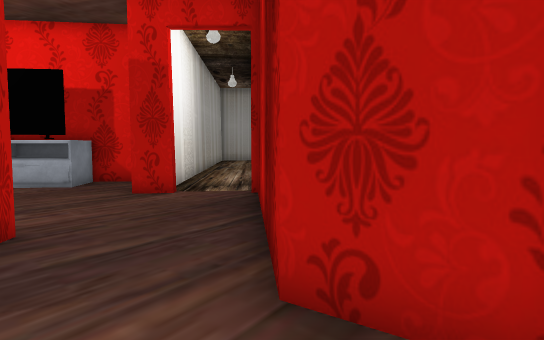
View 1 (above)

24 first-person views from a walk through a 3-D level made in the Unity game engine. The camera is 1.4 m above the floor, tilts 4° down and sees 75° across. Doors are open. The floor is counted in squares, 1 m on a side. Each view is taken from the middle of a square. On the plan, view 1 faces up. The plan holds only what a view shows up to about 15 squares ahead; the rest is blank. The place goes on beyond the plan. The player is left out. Some surface patterns are stand-ins.

View 2
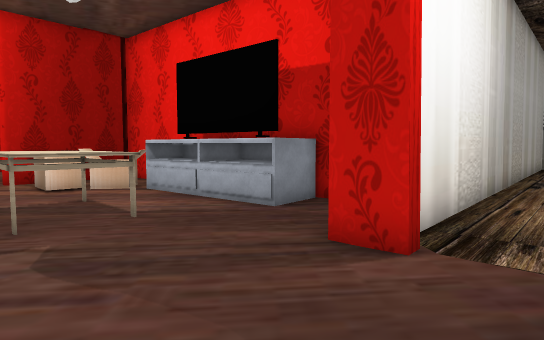

View 3
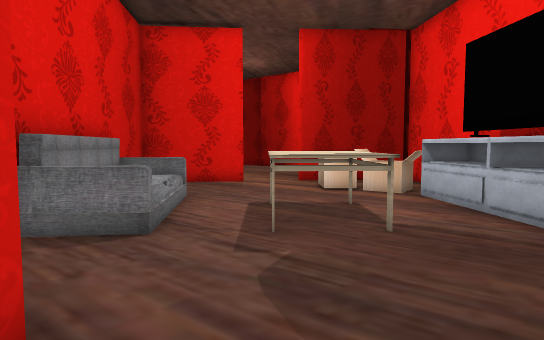

View 4
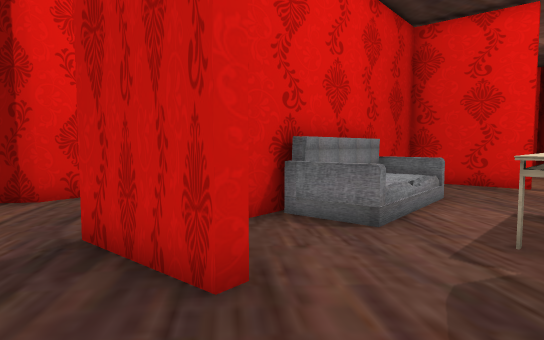

View 5
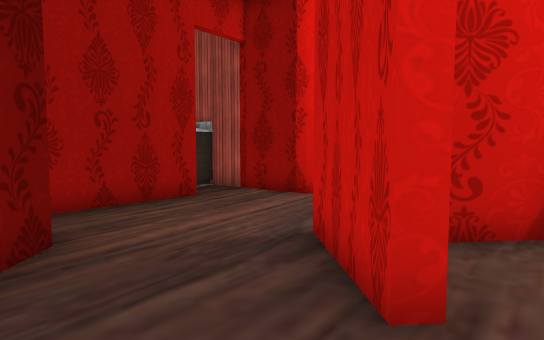

View 6
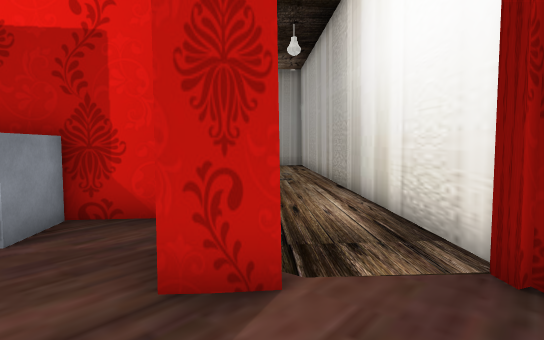

View 7
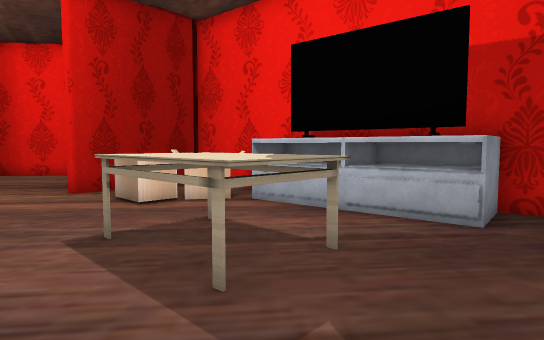

View 8
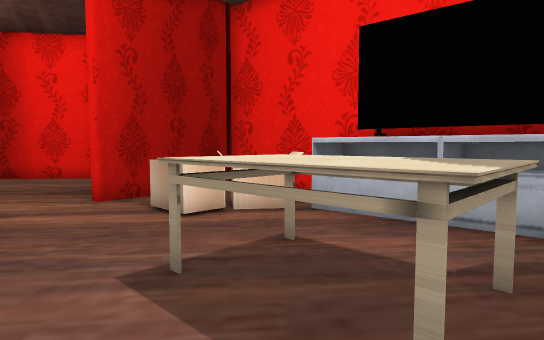

View 9
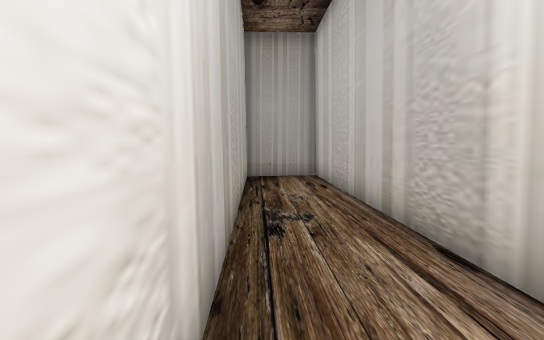

View 10
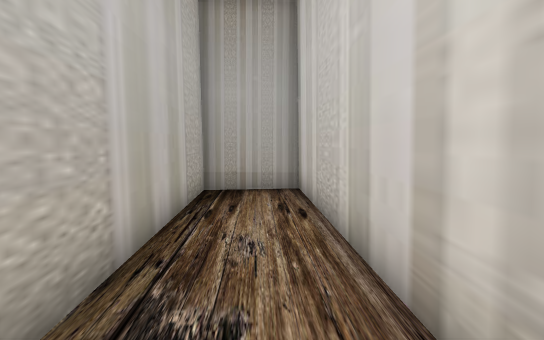

View 11
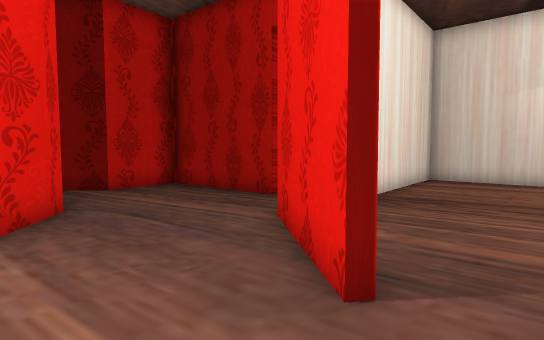

View 12
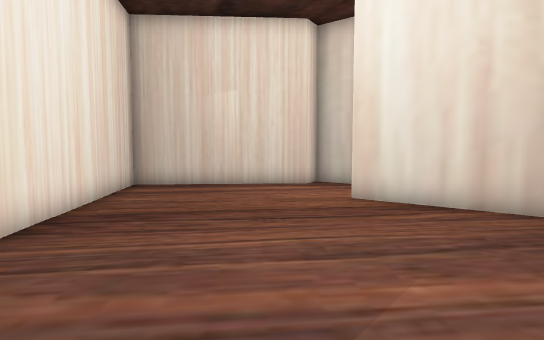

View 13
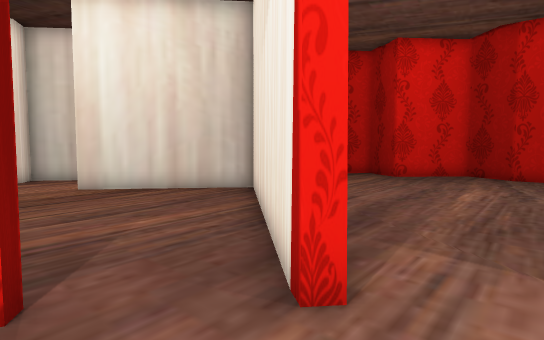

View 14
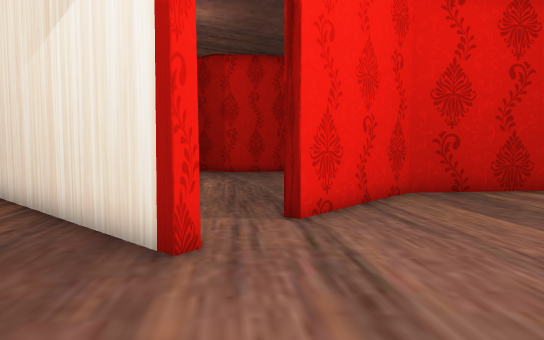

View 15
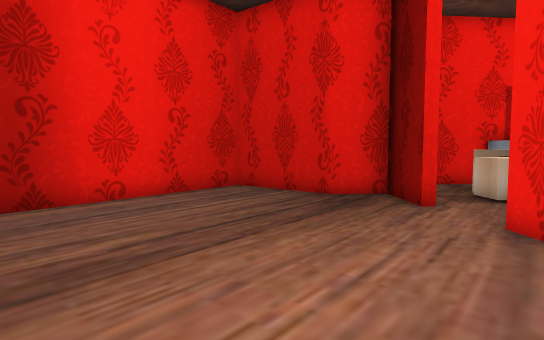

View 16
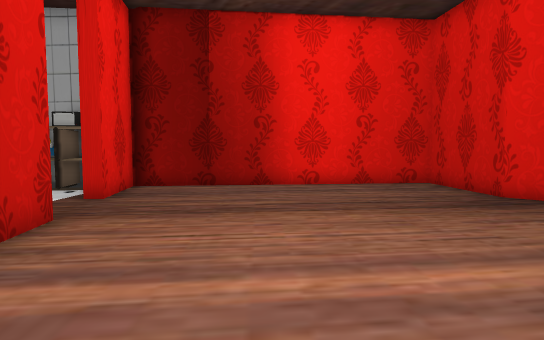

View 17
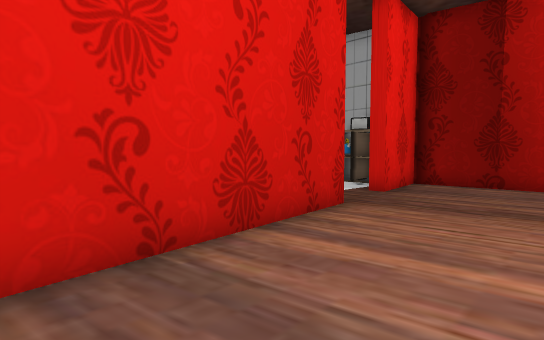

View 18
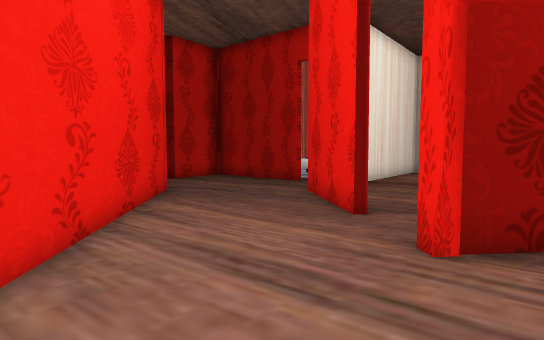

View 19
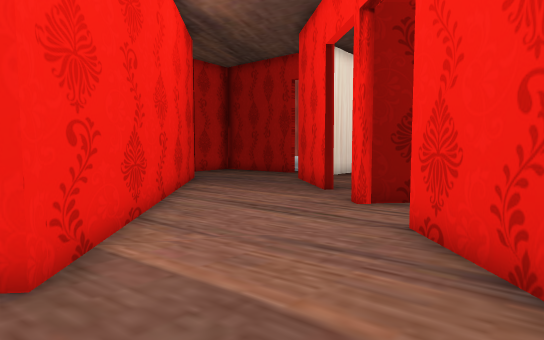

View 20
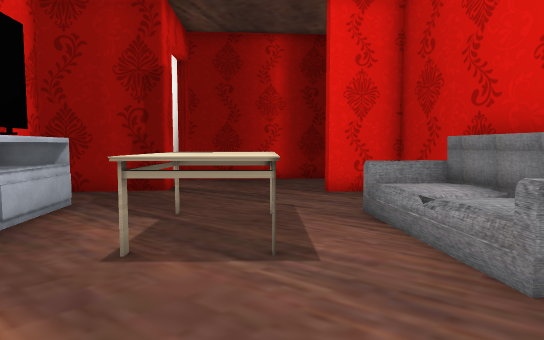

View 21
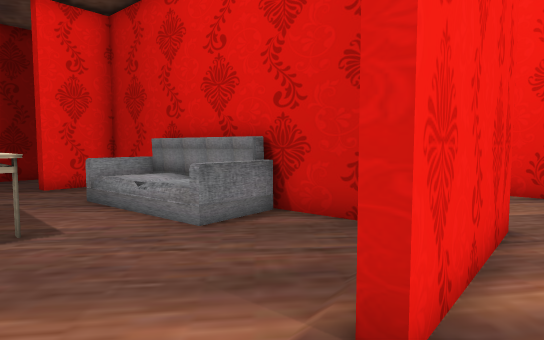

View 22
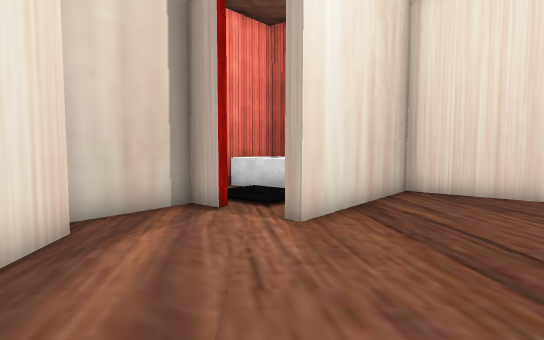

View 23
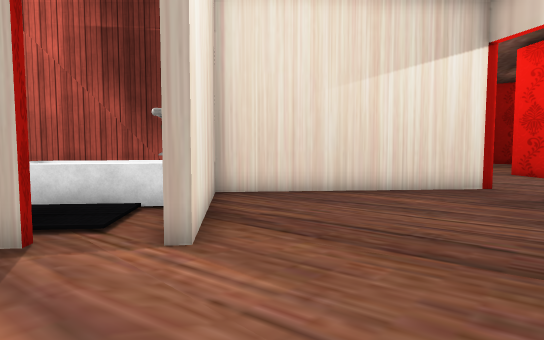

View 24
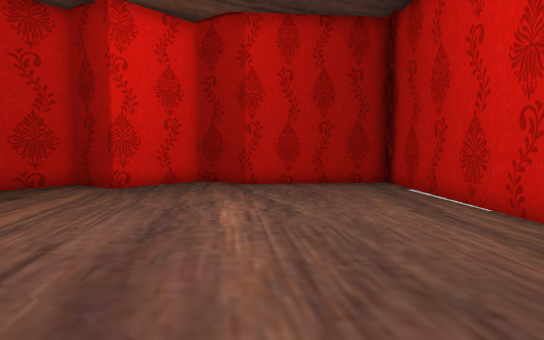

### Floor plan
Ten units are one square. View 1 is at (0, 0); x grows to the right and y downward. Boxes are objects, and circles mark ways between rooms. Rooms are numbered by the first view taken in them; rooms with no view inside come last. Other rooms are left out.
<svg viewBox="-285 -290 325 471">
<path fill="none" stroke="#000" d="M-86 -27 -42 -31 -44 -53 -39 -53 -37 -24 -76 -20M-29 -104 -41 -102 -45 -139 -88 -134M-114 -131 -164 -125 -162 -81 -166 -81M-161 -59 -157 -59 -154 -21 -102 -26M-64 24 -40 21 -9 46M-6 -103 -6 -109M-9 20 22 -16 -1 -33 -4 -104M-4 -108 -12 -285 -40 -284 -33 -116M-166 -81 -166 -103 -183 -102 -212 -125 -280 -42 -257 -24 -260 -20M-236 -8 -181 35 -130 33M-157 33 -152 32M-76 -20 -157 -13 -161 -59M-104 46 -106 30 -103 30M-79 26 -64 24M-37 132 -36 143 -4 140 -7 132 35 85 -24 38M-102 30 -94 117 -39 111 -38 115M-103 30 -102 34M-189 50 -234 102 -193 135 -187 158 -154 155 -149 176 -126 174"/>
<rect x="-145" y="-105" width="20" height="20" fill="#bbb"><title>other object</title></rect>
<rect x="-135" y="-125" width="20" height="20" fill="#bbb"><title>other object</title></rect>
<rect x="-125" y="-45" width="40" height="20" fill="#bbb"><title>other object</title></rect>
<rect x="-125" y="-135" width="60" height="20" fill="#bbb"><title>other object</title></rect>
<rect x="-115" y="-95" width="40" height="30" fill="#bbb"><title>other object</title></rect>
<rect x="-115" y="-125" width="10" height="10" fill="#bbb"><title>other object</title></rect>
<rect x="-95" y="-55" width="10" height="10" fill="#bbb"><title>other object</title></rect>
<rect x="-85" y="-125" width="10" height="10" fill="#bbb"><title>other object</title></rect>
<circle cx="-20" cy="-110" r="3" fill="#2a7"/>
<circle cx="-163" cy="-70" r="3" fill="#2a7"/>
<circle cx="-67" cy="0" r="3" fill="#2a7"/>
<circle cx="-85" cy="30" r="3" fill="#2a7"/>
<circle cx="-120" cy="47" r="3" fill="#2a7"/>
<text x="-80" y="-60">1</text>
<text x="-20" y="-190">2</text>
<text x="-180" y="-30">3</text>
<text x="-40" y="80">4</text>
<text x="-150" y="100">5</text>
</svg>
Room 1 opens to room 2. Room 1 opens to room 3. Room 3 opens to room 4. Room 3 opens to room 5.

Where each view was taken, in squares from view 1:
view 1: 0 up, 0 right, facing up
view 2: 6 up, 1 left, facing up-left
view 3: 7 up, 2 left, facing left
view 4: 8 up, 2 left, facing down-left
view 5: 8 up, 3 left, facing down
view 6: 7 up, 3 left, facing up
view 7: 5 up, 5 left, facing up-left
view 8: 5 up, 7 left, facing up-left
view 9: 14 up, 3 left, facing up
view 10: 18 up, 2 left, facing up
view 11: 2 down, 11 left, facing right
view 12: 3 down, 9 left, facing down-right
view 13: 0 up, 10 left, facing down
view 14: 1 up, 8 left, facing down-left
view 15: 0 up, 20 left, facing up
view 16: 1 down, 16 left, facing up-left
view 17: 1 down, 15 left, facing left
view 18: 1 down, 15 left, facing right
view 19: 1 down, 19 left, facing right
view 20: 7 up, 15 left, facing right
view 21: 8 up, 17 left, facing down-right
view 22: 7 down, 1 right, facing down-left
view 23: 10 down, 1 right, facing left
view 24: 4 down, 11 left, facing down-left
